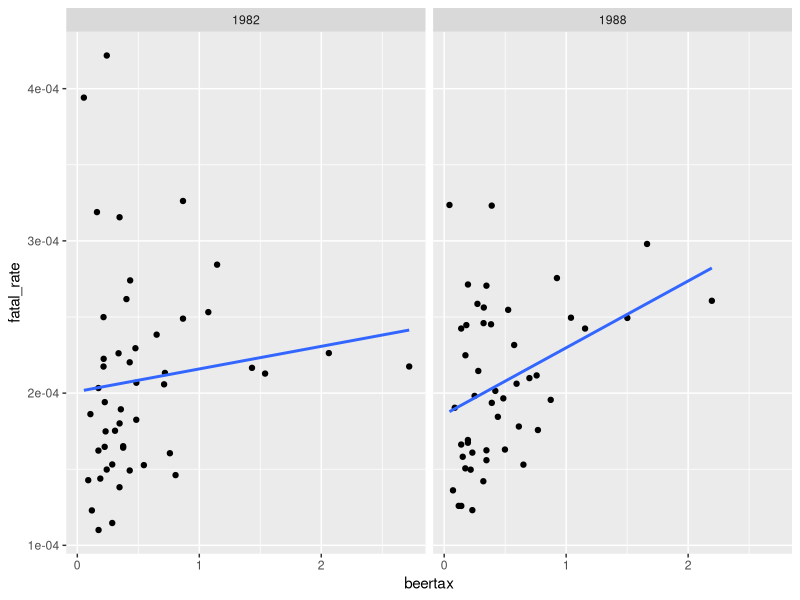
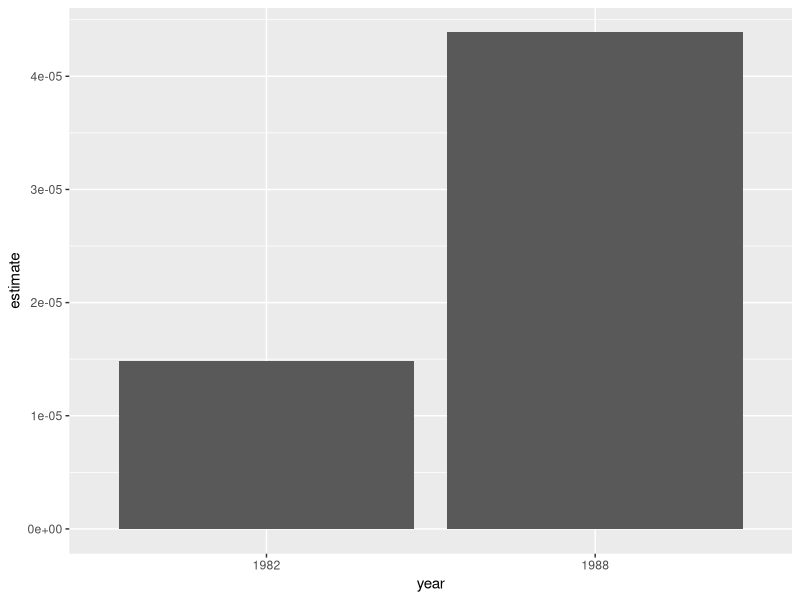
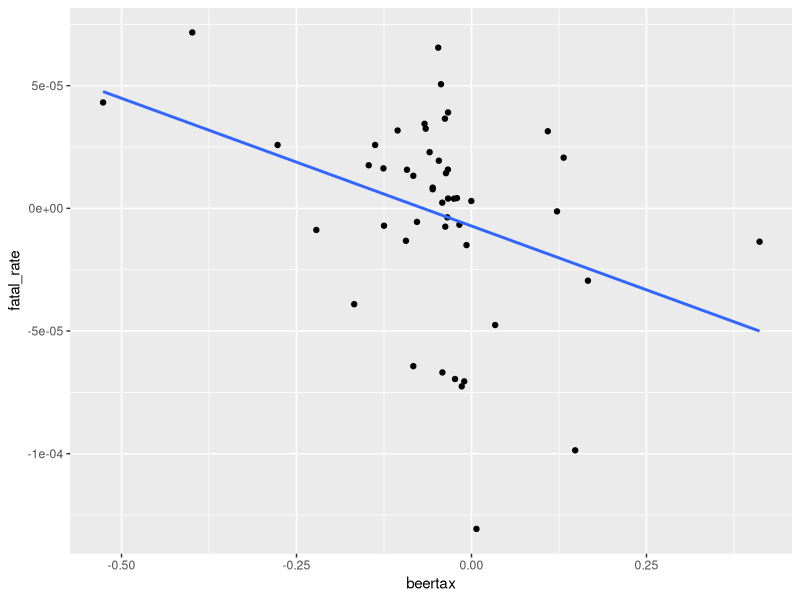

Write R code to recreate these figures, in order. (Note: this script raises an error after producing the figures.)
## ---- chunk 1

knitr::opts_chunk$set(echo = FALSE, error = FALSE, warning = FALSE,
                      message = FALSE)

## ---- chunk 2

library(tidyverse)

library(AER)

## ---- chunk 3

data("Fatalities")

df = Fatalities %>% 
  mutate(fatal_rate = fatal / (pop))

## ---- chunk 4

df %>% 
  filter(year %in% c("1982","1988")) %>% 
  ggplot(aes(x = beertax, y = fatal_rate)) + 
  geom_point() + 
  geom_smooth(method = "lm", se = FALSE) + 
  facet_wrap(~year)

## ---- chunk 5

coeffs_table = df %>% 
  filter(year %in% c("1982","1988")) %>% 
  group_by(year) %>% 
  group_map(.f = function(temp_df,year){
    lm(fatal_rate~beertax, data = temp_df) %>% 
      broom::tidy() %>% 
      mutate(year)
    
  }) %>% 
  bind_rows()

coeffs_table %>% 
  filter(term == "beertax") %>% 
  ggplot(aes(x = year,y = estimate)) + 
    geom_col()

## ---- chunk 6

df %>% 
  as_tibble() %>% 
  filter(year %in% c("1982","1988")) %>% 
  select(state, year, beertax, fatal_rate) %>% 
  pivot_longer(cols = -c(year,state)) %>% 
  pivot_wider(names_from = year,id_cols = c(name, state)) %>% 
  mutate(diff = `1988` - `1982`) %>% 
  select(name,diff, state) %>% 
  pivot_wider(names_from = name, values_from = diff) %>% 
  ggplot(aes(x = beertax, y = fatal_rate)) + 
  geom_point() + 
  geom_smooth(method = "lm", se = FALSE)
  

## ---- chunk 7

lm_diff_data = df %>% 
  as_tibble() %>% 
  filter(year %in% c("1982","1988")) %>% 
  select(state, year, beertax, fatal_rate) %>% 
  group_by(state) %>% 
  mutate(across(c(beertax, fatal_rate), ~ . - mean(.)))

plm_data = df %>% 
  as_tibble() %>% 
  filter(year %in% c("1982","1988")) %>% 
  select(state, year, beertax, fatal_rate) %>% 
  pivot_longer(cols = -c(year,state)) %>% 
  pivot_wider(names_from = name,id_cols = c(year, state))

lm_mod = lm(formula = formula("fatal_rate~beertax"),data = lm_diff_data)

plm_mod = plm(formula = formula("fatal_rate~beertax"),data = plm_data,
    index = c("state", "year"),model = "within")

all.equal(coef(plm_mod), coef(lm_mod)[2])
